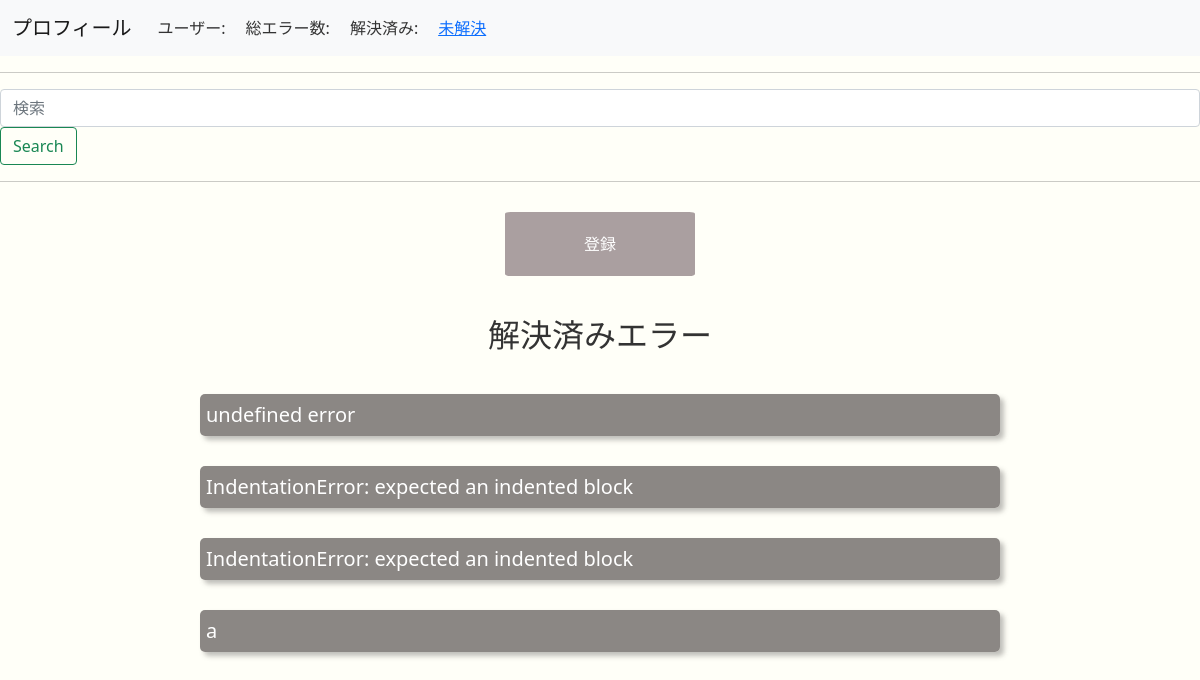
The app's page /timeline (signed in), older data.
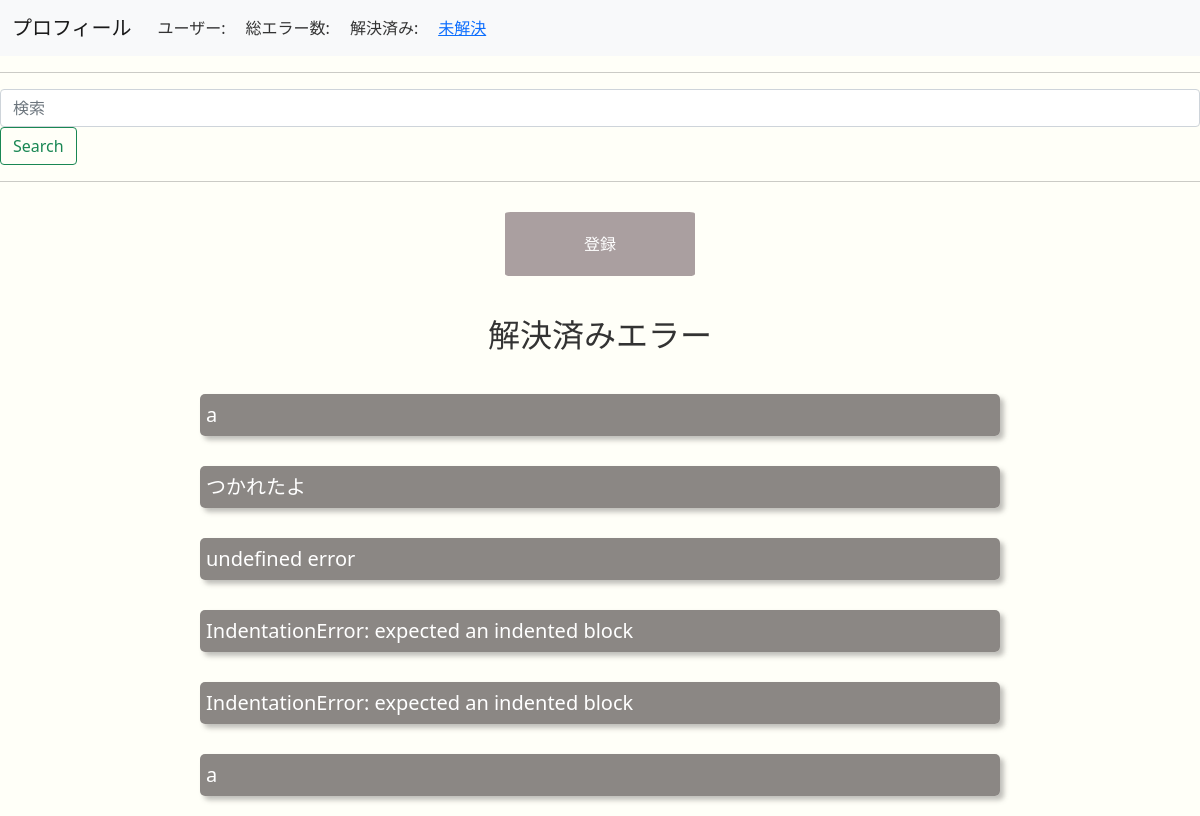
The same page, newer data.
### tables this page shows
CREATE TABLE 'errors' (error_id  INTEGER PRIMARY KEY, language TEXT, message TEXT, explain TEXT, solved TEXT, public TEXT NOT NULL, before_day TIMESTAMP DEFAULT(DATETIME('now','localtime')), after_day TIMESTAMP DEFAULT(DATETIME('now','localtime')), 'username'  TEXT NOT NULL  );

### app.py (the view)
@app.route("/timeline", methods=["GET", "POST"])
@login_required
def timeline():
    if request.method == "POST":
        language = request.form.get("language")
        if language == "すべての言語":
            solved_errors = db.execute("SELECT * FROM errors WHERE public LIKE '解決'")
        else:
            solved_errors = db.execute("SELECT * FROM errors WHERE public LIKE '解決' AND language=?", language)
        return render_template("timeline.html", solved_errors=solved_errors, languages=LANGUAGES)
    else:
        solved_errors = db.execute("SELECT * FROM errors ORDER BY after_day DESC")
        return render_template("timeline.html", solved_errors=solved_errors)

### helpers.py (called while the page is built)
def login_required(f):
    @wraps(f)
    def decorated_function(*args, **kwargs):
        if session.get("user_id") is None:
            return redirect("/login")
        return f(*args, **kwargs)
    return decorated_function

### templates/timeline.html (shortened to what this page needs)
{% extends "base.html" %}
{% block body %}
    <nav class="navbar navbar-expand-lg navbar-light bg-light">
        <div class="container-fluid">
            <div class="navbar-brand">プロフィール</div>
            <div class="collapse navbar-collapse" id="navbarNavDropdown">
                <ul class="navbar-nav">
                    <li class="nav-item profile">ユーザー: {{ username }} </li>
                    <li class="nav-item profile">総エラー数: {{ errors_sum }} </li>
                    <li class="nav-item profile">解決済み: {{ solved_sum }} </li>
                    <li class="nav-item profile"><a href="/unsolved" role="button"><span>未解決</span></a></li>
                </ul>
            </div>
        </div>
    </nav>
    <hr>
    <form action="/solved" method="POST">
        <div>
            <input class="form-control me-2" type="search" placeholder="検索" aria-label="Search" name="search">
            <button class="btn btn-outline-success color-white" type="submit">Search</button>
        </div>
    </form>
    <hr>
    <a href="/record" role="button" class = "home-button"><span>登録</span></a>
<div class="contents">
    <h2>解決済みエラー</h2>
    {% for solved_error in solved_errors %}
    <details>
    <summary class="error">
        {{ solved_error.message }}
    </summary>
    </details>
    {% endfor %}
</div>
{% endblock %}

### templates/base.html (shortened to what this page needs)
<!DOCTYPE html>
<html lang="ja">
<head>
  <link rel="stylesheet" href="https://unpkg.com/ress/dist/ress.min.css">
  <link href="https://cdn.jsdelivr.net/npm/bootstrap@5.0.2/dist/css/bootstrap.min.css" rel="stylesheet">
  <link rel="stylesheet" href="{{ url_for('static', filename='css/styles.css') }}">
</head>
<body>
  {% block body %}{% endblock %}
</body>
</html>

### static/css/styles.css (style rules this page uses)
body { background-color: #fffff8; color: #333333; }
h2 { text-align:center; margin:40px; }
.home-button { display: flex; justify-content: center; align-items: center; position: relative; overflow: hidden; text-decoration: none; height: 4rem; width: 190px; margin: 30px auto; padding:10px; border-radius: 3%; background: #aa9fa0; background-size: 400%; color: #fff; }
.home-button span { position: relative; z-index: 1; }
.home-button::before { content: ''; position: absolute; top: 0; left: 0; transform: scaleX(0); transform-origin: 0 50%; width: 100%; height: inherit; border-radius: inherit; background: linear-gradient( 82.3deg, #84ccc9 10.8%, #eae4d6 94.3% ); transition: all 0.475s; }
.contents { min-height: 500px; }
details { width: 800px; box-shadow: 4px 4px 5px #47454559; margin: 30px auto; border-radius: 5px; }
details > summary { padding: 6px; width: auto; height: auto; justify-content: center; font-size: 20px; border-radius: 5px; border: none; cursor: pointer; list-style: none; }
.error { background-color:rgb(139 135, 132); color: #fff; }
.profile { margin-right: 10px; margin-left: 10px; }

Row changes from the older to the newer data that the page shows:
added errors: message "a"
added errors: message "つかれたよ"
